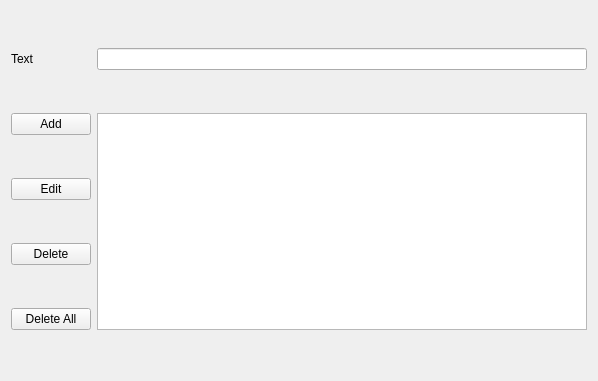
<?xml version="1.0" encoding="UTF-8"?>
<ui version="4.0">
 <class>Form</class>
 <widget class="QWidget" name="Form">
  <property name="geometry">
   <rect>
    <x>0</x>
    <y>0</y>
    <width>598</width>
    <height>381</height>
   </rect>
  </property>
  <property name="windowTitle">
   <string>Form</string>
  </property>
  <layout class="QGridLayout" name="gridLayout">
   <item row="0" column="0">
    <widget class="QLabel" name="label">
     <property name="text">
      <string>Text</string>
     </property>
    </widget>
   </item>
   <item row="0" column="1">
    <widget class="QLineEdit" name="txtText"/>
   </item>
   <item row="1" column="0">
    <widget class="QPushButton" name="btnAdd">
     <property name="text">
      <string>Add</string>
     </property>
    </widget>
   </item>
   <item row="1" column="1" rowspan="4">
    <widget class="QListWidget" name="listWidget"/>
   </item>
   <item row="2" column="0">
    <widget class="QPushButton" name="btnEdit">
     <property name="text">
      <string>Edit</string>
     </property>
    </widget>
   </item>
   <item row="3" column="0">
    <widget class="QPushButton" name="btnDelete">
     <property name="text">
      <string>Delete</string>
     </property>
    </widget>
   </item>
   <item row="4" column="0">
    <widget class="QPushButton" name="btnDeleteAll">
     <property name="text">
      <string>Delete All</string>
     </property>
    </widget>
   </item>
  </layout>
 </widget>
 <resources/>
 <connections/>
</ui>
